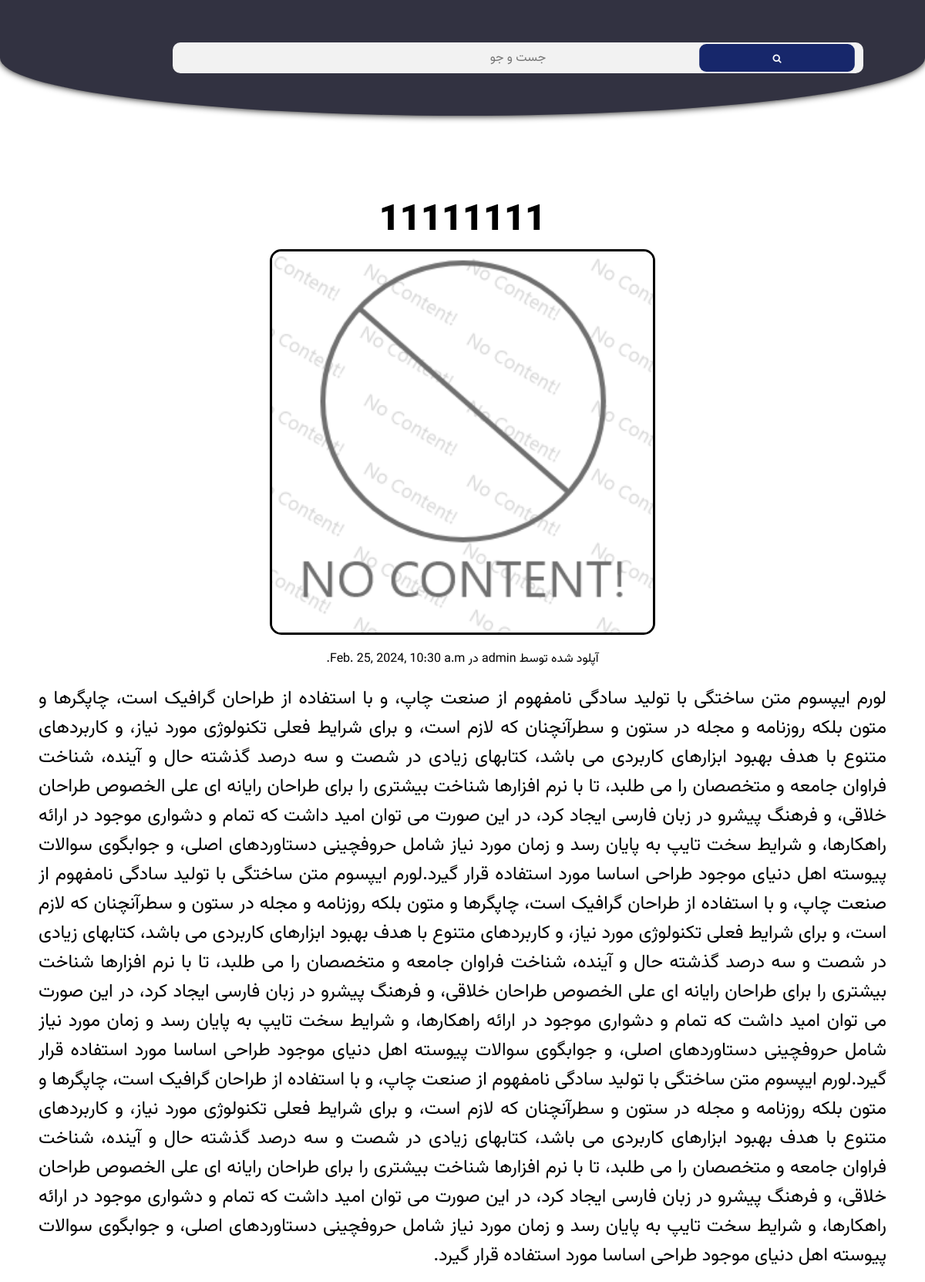
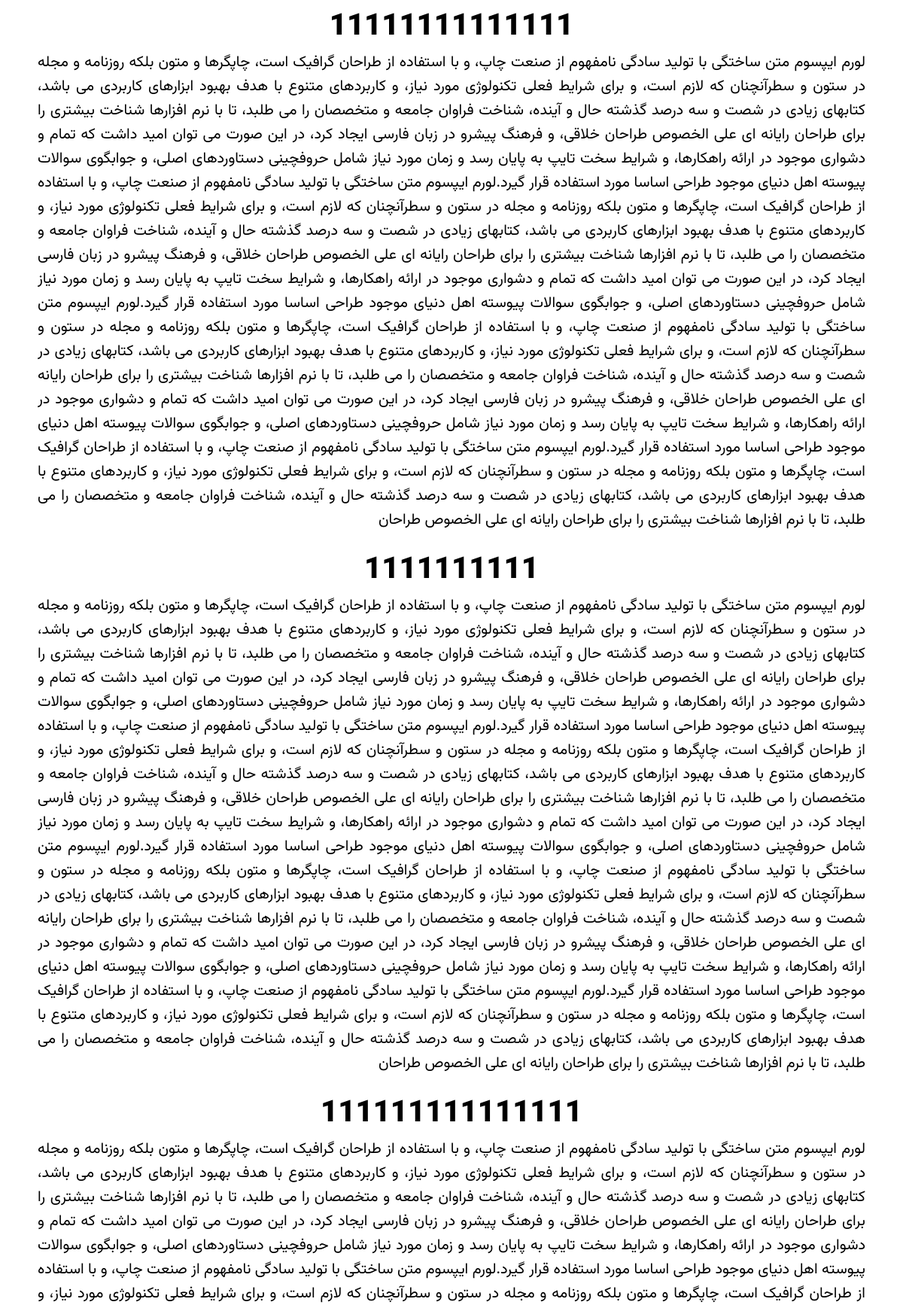
The page /blog/1 (upper part) on the database its author committed (2 pictures, top to bottom).
### blog/models.py (models this page shows, shortened)
class Blog(models.Model):
    name = models.CharField(max_length=20)
    discription = models.TextField(max_length=158)
    main_title = models.CharField(max_length=100)
    main_discription = models.TextField(max_length=2500)
    title1 = models.CharField(max_length=100, null=True, blank=True)
    discription1 = models.TextField(max_length=2500, null=True, blank=True)
    title2 = models.CharField(max_length=100, null=True, blank=True)
    discription2 = models.TextField(max_length=2500, null=True, blank=True)
    title3 = models.CharField(max_length=100, null=True, blank=True)
    discription3 = models.TextField(max_length=2500, null=True, blank=True)
    title4 = models.CharField(max_length=100, null=True, blank=True)
    discription4 = models.TextField(max_length=2500, null=True, blank=True)
    title5 = models.CharField(max_length=100, null=True, blank=True)
    discription5 = models.TextField(max_length=2500, null=True, blank=True)
    picture = models.ImageField(upload_to='static/images/')
    date = models.DateTimeField(auto_now=True)

### blog/views.py (the view)
# urls.py: path('blog/<int:bi>', views.blog_detail),
def blog_detail(request, bi):
    blogs = Blog.objects.filter(id=bi)
    return render(request, 'first/blog_detail.html', {'blogs_detail': blogs})

### home/templates/first/blog_detail.html (shortened to what this page needs)
{% load static %}
<!DOCTYPE html>
<html>
<head>
    <link rel="stylesheet" href="../../static/css/blog.css">
    <link rel="stylesheet" href="https://stackpath.bootstrapcdn.com/font-awesome/4.7.0/css/font-awesome.min.css">
</head>
<body>
    <nav class="nav">
        <div class="search-box">
            <form>
                <label>
                    <input type ="text" name ="search" id ="srch" placeholder="جست و جو">
                </label>
                <button type ="submit"><i class="fa fa-search"></i></button>
            </form>
        </div>
    </nav>
    <section class="content-row">
        {% for item in blogs_detail %}
            <article class="content-col">
                <figure>
                    <h1 class="title">{{ item.main_title }}</h1>
                    <img src="../../{{ item.picture }}">
                    <p style="margin-bottom: 20px;margin-top: 10px">آپلود شده توسط admin در {{ item.date }}</p>
                    <figcaption class="title-caption">{{ item.main_discription }}</figcaption>
                    {% if item.title1 is not None %}
                        <h2 class="secondry-title">{{ item.title1 }}</h2>
                        <figcaption class="caption">{{ item.discription1 }}</figcaption>
                    {% endif %}
                    {% if item.title2 is not None %}
                        <h2 class="secondry-title">{{ item.title2 }}</h2>
                        <figcaption class="caption">{{ item.discription2 }}</figcaption>
                    {% endif %}
                    {% if item.title3 is not None %}
                        <h2 class="secondry-title">{{ item.title3 }}</h2>
                        <figcaption class="caption">{{ item.discription3 }}</figcaption>
                    {% endif %}
                </figure>
            </article>
        {% endfor %}
    </section>
</body>
</html>

### home/static/css/blog.css (style rules this page uses)
* { margin: 0; padding: 0; box-sizing: border-box; transition: all .2s; }
:root { --primaryColor: #a82424; --secondaryColor: #52353d; --mainDark: #52353d; --mainWhite: #fff; --mainGrey: #e5e5e5; --slantedText: "Grand Hotel", cursive; --mainTransition: all 0.3s linear; --letterSpacing: 0.5rem; }
body { height: 100vh; font-family: font1; direction: rtl; }
.nav { border-radius: 0 0 50% 50%; position: fixed; top: 0; left: 0; width:100%; height: 150px; padding-right: 30px; display: flex; justify-content: space-between; align-items: center; z-index: 99; box-shadow: 0 0 10px #000; background: rgb(50, 50, 65); }
.nav .search-box { flex: 1; position: relative; }
.search-box input { width:100%; height: 40px; border: none; outline: none; background:#f2f2f2; border-radius: 10px; font-family: font1; color:black; font-size: 16px; padding-left: 5px; padding-right: 40px; text-align: center; }
.search-box button { cursor: pointer; width:40px; height: 40px; border-radius: 10px; border:none; position: absolute; top:0; right: 0; transform: scale(0.9); background: rgb(23, 39, 107); color: #fff; }
@media screen and (max-width: 1215px) { .search-box { flex: 2; margin-right: auto; } }
@media screen and (max-width: 1215px) { .search-box input { width: 80%; padding-right: 5px; padding-left: 5px; } }
@media screen and (max-width: 1215px) { .search-box button { width: 20%; } }
.content-row { width: 100%; animation: loadtransformws 3s; }
.content-row .content-col { text-align: center; padding: 50px; margin-top: 200px; }
.content-row .title { font-size: 35pt; font-family: font2; }
.content-row .secondry-title { margin-top: 20px; font-family: font2; font-size: 30pt; }
.content-row .caption { text-align: justify; font-size: 15pt; }
.content-col img { border-style: solid; width: 500px; height: auto; border-radius: 15px; }
.title-caption { text-align: justify; font-size: 18pt; }

### rows shown on the page
Blog: main_title "11111111", picture (placeholder picture), date "Feb. 25, 2024, 10:30 a.m.", main_discription "لورم ایپسوم متن ساختگی با تولید سادگی نامفهوم از صنعت چاپ، و با استفاده از طراحان گرافیک است، چاپگرها و متون بلکه روزنامه و مجله در ستون و سطرآنچنان که لازم است، و برای شرایط فعلی تکنولوژی مورد نیاز، و کاربردهای متنوع با هدف بهبود ابزارهای کاربردی می باشد، کتابهای زیادی در شصت و سه درصد گذشته حال و آینده، شناخت فراوان جامعه و متخصصان را می طلبد، تا با نرم افزارها شناخت بیشتری را برای طراحان رایانه ای علی الخصوص طراحان خلاقی، و فرهنگ پیشرو در زبان فارسی ایجاد کرد، در این صورت می توان امید داشت که تمام و دشواری موجود در ارائه راهکارها، و شرایط سخت تایپ به پایان رسد و زمان مورد نیاز شامل حروفچینی دستاوردهای اصلی، و جوابگوی سوالات پیوسته اهل دنیای موجود طراحی اساسا مورد استفاده قرار گیرد.لورم…", title1 "11111111111111", discription1 "لورم ایپسوم متن ساختگی با تولید سادگی نامفهوم از صنعت چاپ، و با استفاده از طراحان گرافیک است، چاپگرها و متون بلکه روزنامه و مجله در ستون و سطرآنچنان که لازم است، و برای شرایط فعلی تکنولوژی مورد نیاز، و کاربردهای متنوع با هدف بهبود ابزارهای کاربردی می باشد، کتابهای زیادی در شصت و سه درصد گذشته حال و آینده، شناخت فراوان جامعه و متخصصان را می طلبد، تا با نرم افزارها شناخت بیشتری را برای طراحان رایانه ای علی الخصوص طراحان خلاقی، و فرهنگ پیشرو در زبان فارسی ایجاد کرد، در این صورت می توان امید داشت که تمام و دشواری موجود در ارائه راهکارها، و شرایط سخت تایپ به پایان رسد و زمان مورد نیاز شامل حروفچینی دستاوردهای اصلی، و جوابگوی سوالات پیوسته اهل دنیای موجود طراحی اساسا مورد استفاده قرار گیرد.لورم…", title2 "1111111111", discription2 "لورم ایپسوم متن ساختگی با تولید سادگی نامفهوم از صنعت چاپ، و با استفاده از طراحان گرافیک است، چاپگرها و متون بلکه روزنامه و مجله در ستون و سطرآنچنان که لازم است، و برای شرایط فعلی تکنولوژی مورد نیاز، و کاربردهای متنوع با هدف بهبود ابزارهای کاربردی می باشد، کتابهای زیادی در شصت و سه درصد گذشته حال و آینده، شناخت فراوان جامعه و متخصصان را می طلبد، تا با نرم افزارها شناخت بیشتری را برای طراحان رایانه ای علی الخصوص طراحان خلاقی، و فرهنگ پیشرو در زبان فارسی ایجاد کرد، در این صورت می توان امید داشت که تمام و دشواری موجود در ارائه راهکارها، و شرایط سخت تایپ به پایان رسد و زمان مورد نیاز شامل حروفچینی دستاوردهای اصلی، و جوابگوی سوالات پیوسته اهل دنیای موجود طراحی اساسا مورد استفاده قرار گیرد.لورم…", title3 "111111111111111"
